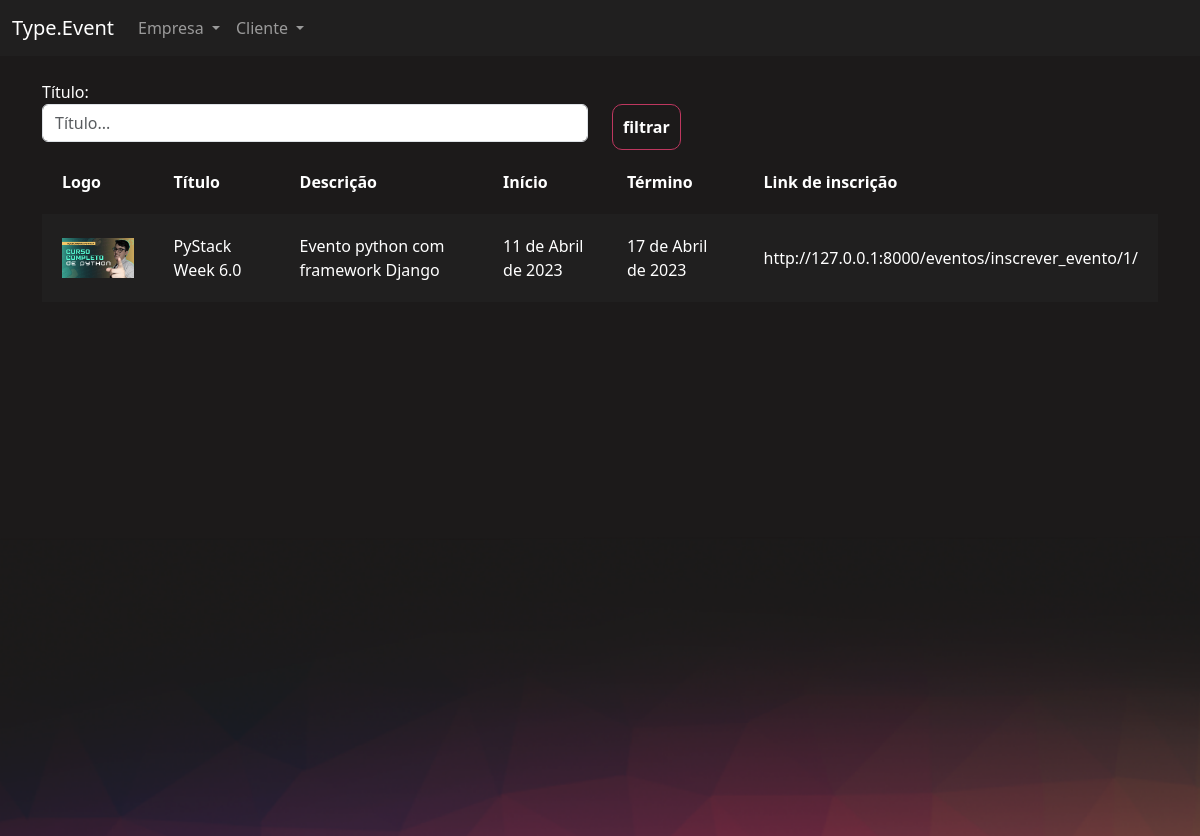
/eventos/gerenciar_evento/ (signed in), run on the app's committed database.
### eventos/models.py (models this page shows, shortened)
class Evento(models.Model):
    criador = models.ForeignKey(User, on_delete=models.DO_NOTHING)
    nome = models.CharField(max_length=200)
    descricao = models.TextField()
    data_inicio = models.DateField()
    data_termino = models.DateField()
    carga_horaria = models.IntegerField()
    logo = models.FileField(upload_to="logos")
    participantes = models.ManyToManyField(User, related_name="evento_participante", null=True, blank=True)
    cor_principal = models.CharField(max_length=7)
    cor_secundaria = models.CharField(max_length=7)
    cor_fundo = models.CharField(max_length=7)

### eventos/views.py (the view)
# urls.py: path('gerenciar_evento/', views.gerenciar_evento, name="gerenciar_evento"),
@login_required
def gerenciar_evento(request):
    if request.method == "GET":
        nome = request.GET.get('nome')
        eventos = Evento.objects.filter(criador=request.user)
        if nome:
            eventos = eventos.filter(nome__contains=nome)
        return render(request, 'gerenciar_evento.html', {'eventos': eventos})

### eventos/templates/gerenciar_evento.html (shortened to what this page needs)
{% extends "bases/base_evento.html" %}
{% load static %}
{% block 'importacoes' %}
    <link href="{% static 'evento/css/gerenciar_evento.css' %}" rel="stylesheet">
{% endblock %}
{% block 'conteudo' %}
    <div class="container">
        <br>
        <div class="row">
            <div class="col-md">
                <form action="{% url 'gerenciar_evento' %}" method="GET">
                <label>Título:</label>
                <input type="text" placeholder="Título..." class="form-control" name="nome">
            </div>
            <div class="col-md">
                <br>
                <input type="submit" class="btn-principal" value="filtrar">
            </div>
        </div>
        <table>
            <tr>
                <th>Logo</th>
                <th>Título</th>
                <th>Descrição</th>
                <th>Início</th>
                <th>Término</th>
                <th>Link de inscrição</th>
            </tr>
            {% for evento in eventos %}
                <tr class="{% cycle 'linha' 'linha2' %}">
                    <td width="10%"><a href="{%url 'participantes_evento' evento.id%}"><img width="100%" src="/media/{{evento.logo}}"></a></td>
                    <td>{{evento.nome}}</td>
                    <td>{{evento.descricao}}</td>
                    <td>{{evento.data_inicio}}</td>
                    <td>{{evento.data_termino}}</td>
                    <td>http://127.0.0.1:8000/eventos/inscrever_evento/{{evento.id}}/</td>
                </tr>
            {% endfor %}
        </table>
    </div>
{% endblock %}

### templates/static/geral/css/base.css (style rules this page uses)
body { color: white !important; }
:root { --main-color: #201F1F; --dark-color: #1C1A1A; --contrast-color: #BE375F; --differential-color: #ED8554; }

### templates/static/evento/css/gerenciar_evento.css (style rules this page uses)
table { width: 100%; padding: 20px; }
.linha { height: 40px; background-color: var(--main-color); padding: 20px; }
td, th { padding: 20px; }

### templates/static/evento/css/evento.css (style rules this page uses)
body { background-color: #1C1A1A; }

### templates/static/usuarios/css/usuarios.css (style rules this page uses)
.btn-principal { background-color: transparent; border: 1px solid var(--contrast-color); color: white; padding: 10px; border-radius: 10px; font-weight: bold; }

### data on the page
Evento: logo (picture), nome "PyStack Week 6.0", descricao "Evento python com framework Django", data_inicio "11 de Abril de 2023", data_termino "17 de Abril de 2023", id "1"
